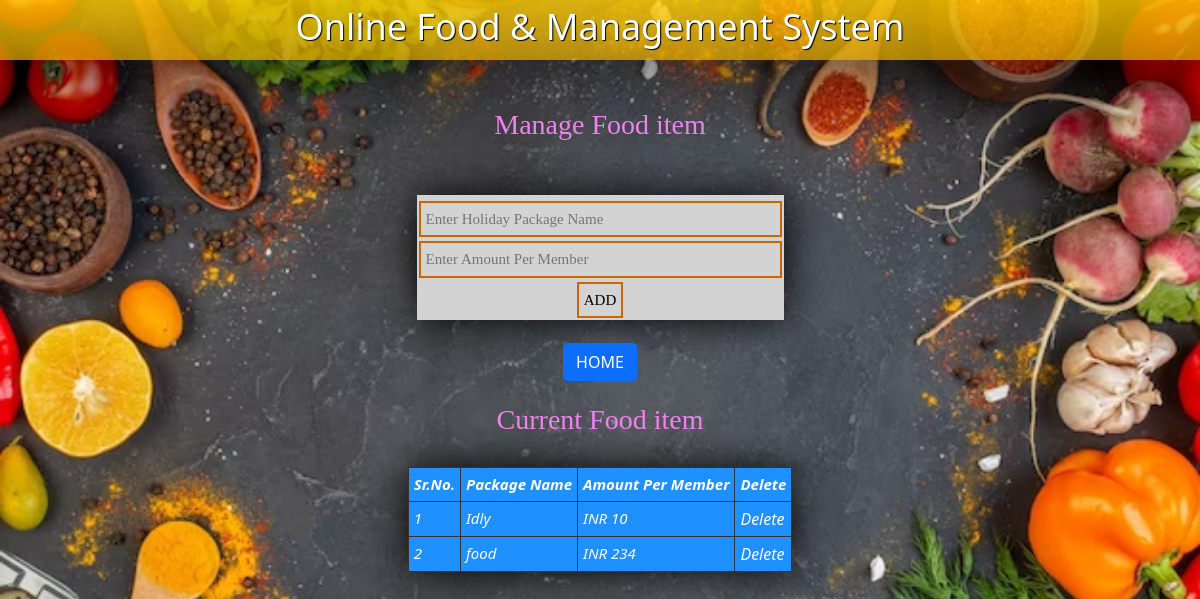
Page /holiday.php (signed in) on the committed database.
### tables this page shows
CREATE TABLE `holiday` (
  `id` int(255) NOT NULL,
  `name` varchar(255) NOT NULL,
  `amount` int(11) NOT NULL
);

### holiday.php (the view, shortened to what this page needs)
<?php
include("setting.php");
?>
<!DOCTYPE html PUBLIC "-//W3C//DTD XHTML 1.0 Transitional//EN" "http://www.w3.org/TR/xhtml1/DTD/xhtml1-transitional.dtd">
<html xmlns="http://www.w3.org/1999/xhtml">
<head>
<link href="https://cdn.jsdelivr.net/npm/bootstrap@5.0.2/dist/css/bootstrap.min.css" rel="stylesheet">
<link href="style.css" rel="stylesheet" type="text/css" />
</head>
<body>
<div id="header">
  <div align="center"> <span class="headingMain">Online Food &amp; Management System</span> </div>
</div>
<br />
<br />
<div align="center"> <span class="subHead"><h3>Manage Food item</h3><br />
<br />
<form method="post" action="">
<table border="0" cellpadding="2" cellspacing="2" class="design" style="background:lightgray;">
<tr><td align="center" class="info"><?php echo $info;?></td></tr>
<tr><td><input type="text" name="name" placeholder="Enter Holiday Package Name" size="40" class="fields" required="required"  autocomplete="off" /></td></tr>
<tr><td><input type="text" name="amount" placeholder="Enter Amount Per Member" size="40" class="fields" required="required"  autocomplete="off" /></td></tr>
<tr><td align="center"><input type="submit" value="ADD" class="fields" /></td></tr>
</table>
</form>
<br />
  <a href="ahome.php" class="link btn btn-primary">HOME</a>
<br />
<br>
 <span class="subHead"><h3>Current Food item</h3><br /></span>
<table border="0" cellpadding="5" cellspacing="5" class="design ashu" style="background-color:DodgerBlue;">
<tr class="labels ashu"><th class="ashu">Sr.No.</th><th class="ashu">Package Name</th><th class="ashu">Amount Per Member</th><th class="ashu">Delete</th></tr>
<?php
$u=1;
$x=mysqli_query($al, "SELECT * FROM holiday");
while($y=mysqli_fetch_array($x))
{
	?>
<tr class="labels">
<td class="ashu"><?php echo $u;$u++;?></td>
<td class="ashu"><?php echo $y['name'];?></td>
<td class="ashu"><?php echo "INR ".$y['amount'];?></td>
<td class="ashu"><a href="deleteH.php?del=<?php echo $y['id'];?>" class="link">Delete</a></td>
</tr>
<?php } ?>
</table>
</div>
</body>
</html>

### style.css (style rules this page uses)
body { background-image:url(images/a.avif); background-size: cover; background-repeat: no-repeat; }
#header { background:linear-gradient( rgba(255,204,0,0.8) , rgba(204,153,0,0.8) ); height:60px; box-shadow:0px 0px 100px #000000; }
.headingMain { font-family:"Segoe UI"; font-size:36px; color:#FFF; text-shadow:1px 1px 1px #000000; }
.design { padding:10px; box-shadow:0px 0px 40px #000000; }
.labels { font-family:"Segoe UI"; font-style:italic; font-size:px; color:#000; }
.fields { background-color:transparent; border:2px solid #C60; color:#000; padding:5px; }
a.link:link { font-family:"Segoe UI";font-size:16px;color:#FFF;text-decoration:none; }
.subHead { font-family:"Georgia"; color:violet; font-size: 15px; }
.info { font-family:"Arial Narrow"; color:#333; font-size:16px; }

### holiday.php (style rules this page uses)
.ashu { border:1px solid #333; border-collapse:collapse; color:#FFF; }

### rows in the picture
holiday: name "Idly", amount "10"
holiday: name "food", amount "234"
